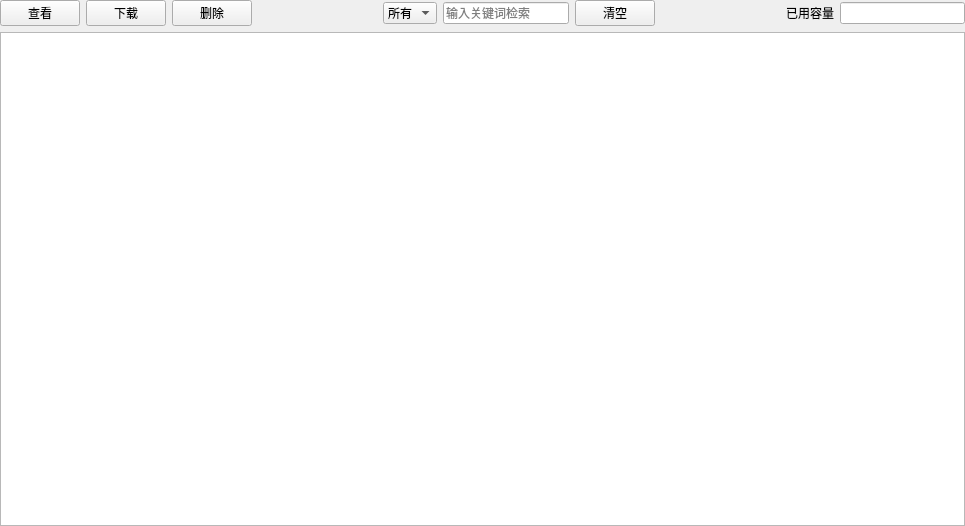
<?xml version="1.0" encoding="UTF-8"?>
<ui version="4.0">
 <class>CloudOverview</class>
 <widget class="QWidget" name="CloudOverview">
  <property name="geometry">
   <rect>
    <x>0</x>
    <y>0</y>
    <width>965</width>
    <height>526</height>
   </rect>
  </property>
  <property name="windowTitle">
   <string>Form</string>
  </property>
  <layout class="QVBoxLayout" name="verticalLayout">
   <property name="leftMargin">
    <number>0</number>
   </property>
   <property name="topMargin">
    <number>0</number>
   </property>
   <property name="rightMargin">
    <number>0</number>
   </property>
   <property name="bottomMargin">
    <number>0</number>
   </property>
   <item>
    <layout class="QHBoxLayout" name="hly_top">
     <item>
      <widget class="QPushButton" name="btn_read">
       <property name="text">
        <string>查看</string>
       </property>
      </widget>
     </item>
     <item>
      <widget class="QPushButton" name="btn_download">
       <property name="text">
        <string>下载</string>
       </property>
      </widget>
     </item>
     <item>
      <widget class="QPushButton" name="btn_delete">
       <property name="text">
        <string>删除</string>
       </property>
      </widget>
     </item>
     <item>
      <spacer name="hs_1">
       <property name="orientation">
        <enum>Qt::Horizontal</enum>
       </property>
       <property name="sizeHint" stdset="0">
        <size>
         <width>40</width>
         <height>20</height>
        </size>
       </property>
      </spacer>
     </item>
     <item>
      <widget class="QComboBox" name="combo_select">
       <item>
        <property name="text">
         <string>所有</string>
        </property>
       </item>
       <item>
        <property name="text">
         <string>私人</string>
        </property>
       </item>
       <item>
        <property name="text">
         <string>共享</string>
        </property>
       </item>
      </widget>
     </item>
     <item>
      <widget class="QLineEdit" name="ledit_fillter">
       <property name="placeholderText">
        <string>输入关键词检索</string>
       </property>
      </widget>
     </item>
     <item>
      <widget class="QPushButton" name="btn_clear">
       <property name="text">
        <string>清空</string>
       </property>
      </widget>
     </item>
     <item>
      <spacer name="hs_2">
       <property name="orientation">
        <enum>Qt::Horizontal</enum>
       </property>
       <property name="sizeHint" stdset="0">
        <size>
         <width>40</width>
         <height>20</height>
        </size>
       </property>
      </spacer>
     </item>
     <item>
      <widget class="QLabel" name="bl_1">
       <property name="text">
        <string>已用容量</string>
       </property>
      </widget>
     </item>
     <item>
      <widget class="QLineEdit" name="ledit_count"/>
     </item>
    </layout>
   </item>
   <item>
    <widget class="QTableWidget" name="table_overview"/>
   </item>
  </layout>
 </widget>
 <resources/>
 <connections/>
</ui>
